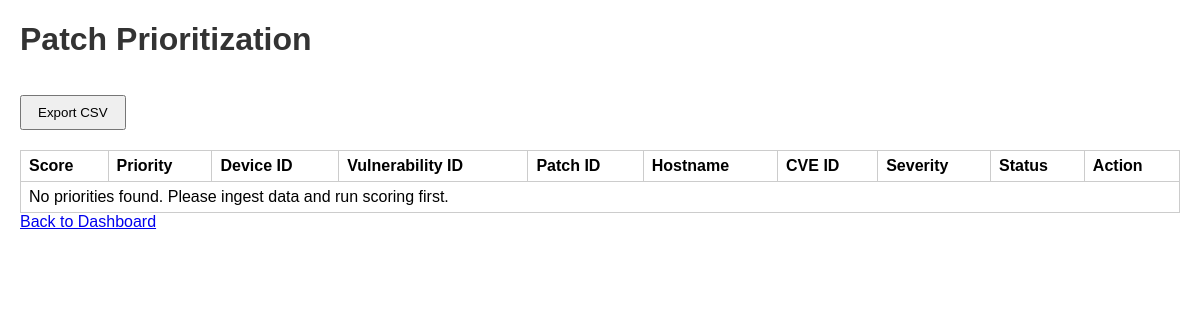
Page /priorities on the earlier database version.
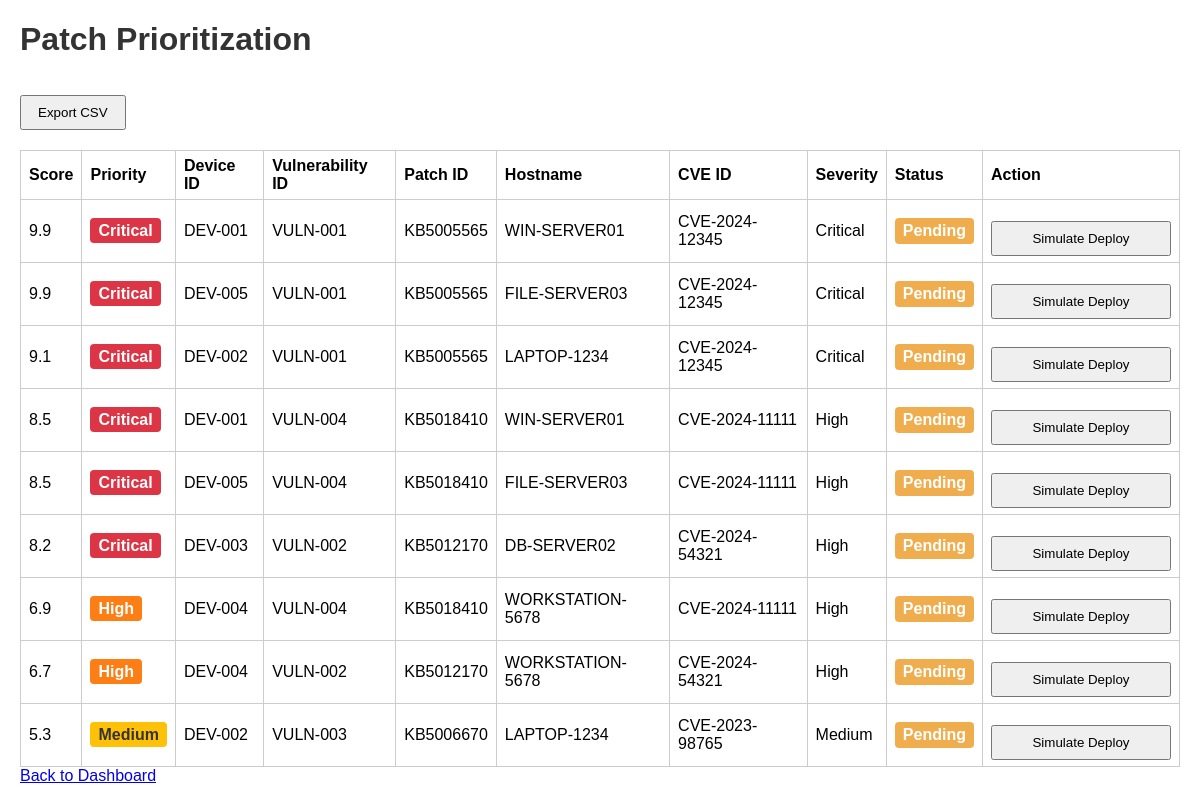
Same page on the later database version.
### tables this page shows
CREATE TABLE Priority_Scores (
    score_id INTEGER PRIMARY KEY AUTOINCREMENT,
    dv_id INTEGER NOT NULL,
    patch_id TEXT,
    score_value REAL,
    priority TEXT,
    score_reason TEXT,
    FOREIGN KEY (dv_id) REFERENCES Device_Vulnerabilities(dv_id),
    FOREIGN KEY (patch_id) REFERENCES Patches(patch_id)
);

CREATE TABLE Devices (
    device_id TEXT PRIMARY KEY,
    hostname TEXT NOT NULL,
    os TEXT,
    criticality TEXT
);

CREATE TABLE Vulnerabilities (
    vuln_id INTEGER PRIMARY KEY AUTOINCREMENT,
    id TEXT,
    cve_id TEXT NOT NULL,
    severity TEXT,
    cvss REAL,
    description TEXT
);

### main.py (the view)
@app.get("/priorities")
def priorities(request: Request):
    from services.scoring_service import get_priority_list
    priorities = get_priority_list()
    return templates.TemplateResponse("priorities.html", {"request": request, "priorities": priorities})

### templates/priorities.html (shortened to what this page needs)
<!DOCTYPE html>
<html>
<head>
    <link rel="stylesheet" href="/static/styles.css">
</head>
<body>
<h1>Patch Prioritization</h1>
<div style="margin-bottom: 20px;">
    <button onclick="exportCSV()">Export CSV</button>
</div>
<table>
    <tr>
        <th>Score</th>
        <th>Priority</th>
        <th>Device ID</th>
        <th>Vulnerability ID</th>
        <th>Patch ID</th>
        <th>Hostname</th>
        <th>CVE ID</th>
        <th>Severity</th>
        <th>Status</th>
        <th>Action</th>
    </tr>
    {% for p in priorities %}
    <tr class="{% if p.action_status == 'Completed' %}deployed-row{% endif %}" onclick="showDetail({{ p.score_id }})" style="cursor: pointer;">
        <td>{{ p.score_value | round(1) }}</td>
        <td><span class="priority {{ p.priority | lower }}">{{ p.priority }}</span></td>
        <td>{{ p.device_id }}</td>
        <td>{{ p.vulnerability_id }}</td>
        <td>{{ p.patch_id }}</td>
        <td>{{ p.hostname }}</td>
        <td>{{ p.cve_id }}</td>
        <td>{{ p.severity }}</td>
        <td><span class="status {{ p.action_status | lower }}">{{ p.action_status }}</span></td>
        <td onclick="event.stopPropagation();">
            <div class="deploy-cell">
                {% if p.action_status == 'Completed' %}
                    <button class="deployed-button" disabled>Patched</button>
                {% else %}
                    <button onclick="deploy(this, '{{ p.score_id }}')">Simulate Deploy</button>
                {% endif %}
            </div>
        </td>
    </tr>
    {% else %}
    <tr>
        <td colspan="10">No priorities found. Please ingest data and run scoring first.</td>
    </tr>
    {% endfor %}
</table>
<a href="/dashboard">Back to Dashboard</a>
</body>
</html>

### static/styles.css (style rules this page uses)
body { font-family: Arial, sans-serif; margin: 20px; }
h1, h2 { color: #333; }
button { margin-top: 15px; padding: 8px 16px; cursor: pointer; }
table { border-collapse: collapse; width: 100%; margin-top: 15px; }
th, td { border: 1px solid #ccc; padding: 6px 8px; text-align: left; }
.priority { padding: 4px 8px; border-radius: 4px; color: white; font-weight: bold; }
.priority.critical { background-color: #dc3545; }
.priority.high { background-color: #fd7e14; }
.priority.medium { background-color: #ffc107; color: #333; }
.status { padding: 4px 8px; border-radius: 4px; display: inline-block; font-weight: bold; }
.status.pending { background: #f0ad4e; color: #fff; }
.deploy-cell { display: flex; flex-direction: column; gap: 8px; width: 180px; }

Differences in the rows shown:
added Priority_Scores: score_value "9.9", priority "Critical", device_id "DEV-001", vulnerability_id "VULN-001", patch_id "KB5005565", hostname "WIN-SERVER01", cve_id "CVE-2024-12345", severity "Critical", action_status "Pending"
added Priority_Scores: score_value "9.9", priority "Critical", device_id "DEV-005", vulnerability_id "VULN-001", patch_id "KB5005565", hostname "FILE-SERVER03", cve_id "CVE-2024-12345", severity "Critical", action_status "Pending"
added Priority_Scores: score_value "9.1", priority "Critical", device_id "DEV-002", vulnerability_id "VULN-001", patch_id "KB5005565", hostname "LAPTOP-1234", cve_id "CVE-2024-12345", severity "Critical", action_status "Pending"
added Priority_Scores: score_value "8.5", priority "Critical", device_id "DEV-001", vulnerability_id "VULN-004", patch_id "KB5018410", hostname "WIN-SERVER01", cve_id "CVE-2024-11111", severity "High", action_status "Pending"
added Priority_Scores: score_value "8.5", priority "Critical", device_id "DEV-005", vulnerability_id "VULN-004", patch_id "KB5018410", hostname "FILE-SERVER03", cve_id "CVE-2024-11111", severity "High", action_status "Pending"
added Priority_Scores: score_value "8.2", priority "Critical", device_id "DEV-003", vulnerability_id "VULN-002", patch_id "KB5012170", hostname "DB-SERVER02", cve_id "CVE-2024-54321", severity "High", action_status "Pending"
added Priority_Scores: score_value "6.9", priority "High", device_id "DEV-004", vulnerability_id "VULN-004", patch_id "KB5018410", hostname "WORKSTATION-5678", cve_id "CVE-2024-11111", severity "High", action_status "Pending"
added Priority_Scores: score_value "6.7", priority "High", device_id "DEV-004", vulnerability_id "VULN-002", patch_id "KB5012170", hostname "WORKSTATION-5678", cve_id "CVE-2024-54321", severity "High", action_status "Pending"
added Priority_Scores: score_value "5.3", priority "Medium", device_id "DEV-002", vulnerability_id "VULN-003", patch_id "KB5006670", hostname "LAPTOP-1234", cve_id "CVE-2023-98765", severity "Medium", action_status "Pending"
Other differences:
text no longer shown: "No priorities found. Please ingest data and run scoring first."
